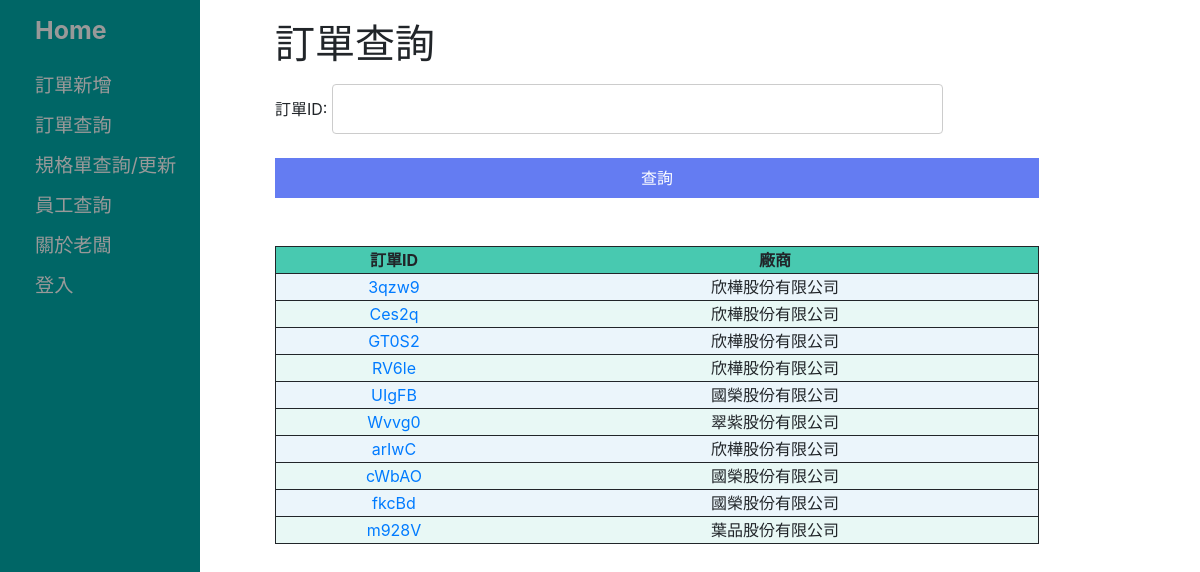
The app's page /onlineOrderSystem/orderform_search/ with its own data.
### onlineOrderSystem/models.py (models this page shows, shortened)
class OrderForm(models.Model):
    id = models.AutoField(primary_key=True)
    IDName = models.CharField('訂單ID', max_length=20)
    hasReceivedCash = models.CharField('收費', max_length=2, help_text='1/0')
    hasShipped = models.CharField('出貨', max_length=2, help_text='1/0')
    deadLine = models.CharField('期限', max_length=10, help_text='2020/12/12')
    firmName = models.CharField('廠商名字', max_length=20)
    dateReceived = models.CharField('接單日期', max_length=10, help_text='2020/12/12')
    dataSheetID = models.CharField('規格單', max_length=1000, default='none')
    ...
    class Meta:
        db_table = "訂單"
        ordering = ['IDName']

### onlineOrderSystem/views.py (the view)
# urls.py: path('orderform_search/', views.orderform_search, name='orderform_search'),
def orderform_search(request):
    user_list = OrderForm.objects.all()
    user_filter = UserFilter(request.GET, queryset=user_list)
    return render(request, 'orderform_list.html', {'filter': user_filter})

### templates/orderform_list.html
{% extends 'base_generic.html' %}
{% block content %}
<h1>訂單查詢</h1>
  <form method="get">
    {{ filter.form.as_p }}
    <button type="submit">查詢</button>
  </form>
  <br><br>
  <table class="col-md-12 score" style="text-align:center">
	<thead>
		<tr>
			<th>訂單ID</th>
			<th>廠商</th>
		</tr>
	</thead>
	<tbody>
  	{% for user in filter.qs %}
	<tr>
		<td><a href="/onlineOrderSystem/orderform/{{user.id}}">{{ user.IDName }}</td>
		<td>{{ user.firmName }}</td>
	</tr>
  {% endfor %}
  </tbody>
</table>
{% endblock %}

### onlineOrderSystem/static/css/styles.css (style rules this page uses)
button { background-color: #647cf2; border: none; color: white; padding: 8px 20px; cursor: pointer; width:100%; }
input { width: 80%; padding: 12px 20px; margin: 8px 0; display: inline-block; border: 1px solid #ccc; border-radius: 4px; box-sizing: border-box; }
table { width:100%; cursor: pointer; border: 1px solid ; text-align: center; }
table tbody tr { border: 1px solid ; background-color:#EBF5FB; }
table thead tr { border: 1px solid ; background-color:#48C9B0; }
tr:nth-child(even) { background-color:#E8F8F5; }
th, td { text-align: center; }

### records on screen
OrderForm: IDName "3qzw9", firmName "欣樺股份有限公司"
OrderForm: IDName "Ces2q", firmName "欣樺股份有限公司"
OrderForm: IDName "GT0S2", firmName "欣樺股份有限公司"
OrderForm: IDName "RV6le", firmName "欣樺股份有限公司"
OrderForm: IDName "UIgFB", firmName "國榮股份有限公司"
OrderForm: IDName "Wvvg0", firmName "翠紫股份有限公司"
OrderForm: IDName "arIwC", firmName "欣樺股份有限公司"
OrderForm: IDName "cWbAO", firmName "國榮股份有限公司"
OrderForm: IDName "fkcBd", firmName "國榮股份有限公司"
OrderForm: IDName "m928V", firmName "葉品股份有限公司"
